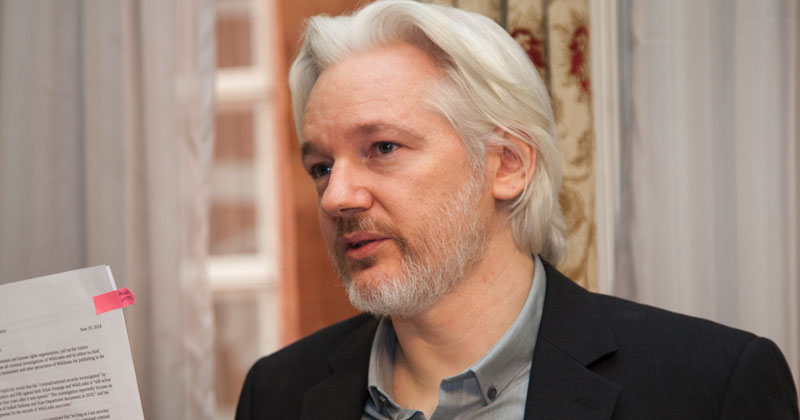
#> input picture exampleNbFiles/labs/lab10/assange.png, 800 x 420 px
$ jupyter execute --allow-errors censorship.ipynb   (shell and % lines are left out)   (older library calls are emulated)
#> lines starting #> are read from the running program, lines starting #| are printed output that depends on the picture
##   `lab10`—Image Manipulation

❖ Objectives

-   Understand how images are represented and manipulated in memory.

### Obscuring Images

[cell 1]
import numpy as np
import matplotlib.pyplot as plt

The moment digital images are created, they are subject to being manipulated, censored, and altered.  This is a source of enormous power for good and ill.  Today we will take a look at how image censorship can be implemented (either to protect individuals' anonymity or to conceal sensitive information).

Several strategies may be used to obscure information such as civilian faces or private data:

- [censor bars](https://infogalactic.com/info/Censor_bars) simply cover the information which needs to be concealed ([famously used by the federal government in released classified documents](http://www.theonion.com/article/cia-realizes-its-been-using-black-highlighters-all-1848))
- [pixelization](https://infogalactic.com/info/Pixelization) censors by dropping the local resolution of the information
- <a href="https://infogalactic.com/info/Fogging_(censorship)">fogging</a> applies a blur effect over an area which yields a smoother appearance than pixelization but has the same effect

<table>
<tr>
<td></td>
<td></td>
</tr>
<tr><td>Censorship via pixelization</td><td>Censorship via fogging</td></tr>
</table>

In this lab, you will implement all three methods as an exercise in image manipulation.

###  Image Data Structure

We will use the `imageio` library function [`imread`](https://docs.scipy.org/doc/scipy-0.14.0/reference/generated/scipy.misc.imread.html) to open an image file as a NumPy array.  Dimensions 0 and 1 of this array represent the 2D layout of the pixels, which are represented either as single values (if greyscale) or a three-element array (if color).

A black-and-white or greyscale image would be represented as follows:

[cell 2]
from imageio import imread,imsave

#> (the rest of this cell did not finish here and is left out)

We will flatten any color images to greyscale to make our subsequent work easier.

[cell 3]
def rgb2gray( rgb ):
    '''
    Convert an array to greyscale.  Code by waspinator.
    '''
    r,g,b = rgb[ :,:,0 ],rgb[ :,:,1 ],rgb[ :,:,2 ]
    gray = 0.2989*r + 0.5870*g + 0.1140*b
    return gray

For representative images, we will use a sequence of pictures of famous whistleblowers:  [Julian Assange](https://en.wikipedia.org/wiki/WikiLeaks), [Edward Snowden](https://en.wikipedia.org/wiki/Edward_Snowden), and [Daniel Ellsberg](https://en.wikipedia.org/wiki/Pentagon_Papers).

Get the dimensions.  For `assange`, the total size can be found using `assange.shape`.  Note that the way they are displayed is _transposed_ relative to the way we think of coördinates:  be careful!

[cell 4]
assange = imread( 'assange.png' )
#> assange is the input picture: shape (420, 800, 3); mean R, G, B 158.8, 135.4, 123
assange = rgb2gray( assange )
#> in rgb2gray, `r,g,b = rgb[ :,:,0 ],rgb[ :,:,1 ],rgb[ :,:,2 ]`:
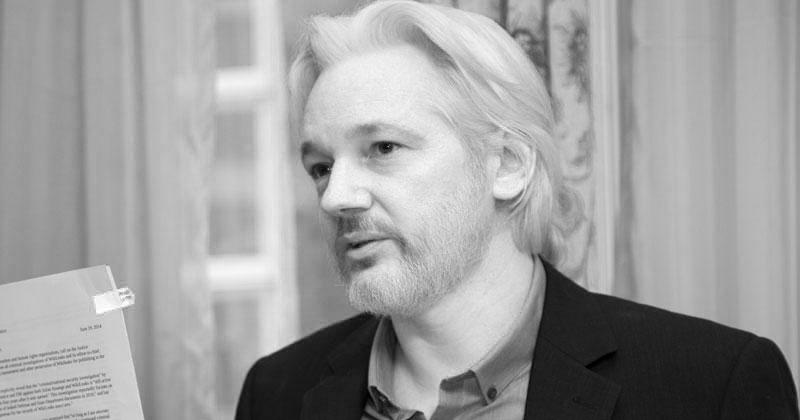
#> r: shape (420, 800); min 0, max 255, mean 158.8
#> in rgb2gray, `r,g,b = rgb[ :,:,0 ],rgb[ :,:,1 ],rgb[ :,:,2 ]`:
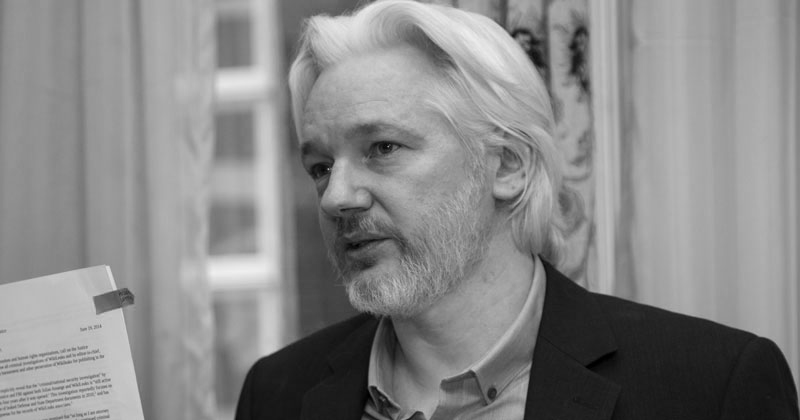
#> g: shape (420, 800); min 0, max 240, mean 135.4
#> in rgb2gray, `r,g,b = rgb[ :,:,0 ],rgb[ :,:,1 ],rgb[ :,:,2 ]`:
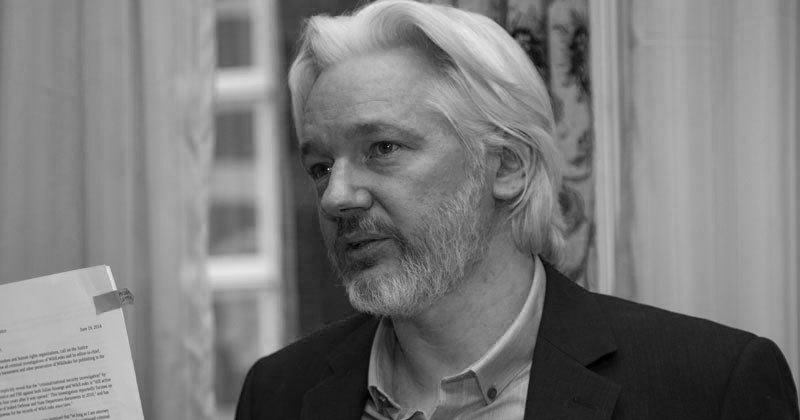
#> b: shape (420, 800); min 0, max 235, mean 123

plt.imshow( assange,cmap="gray" )
plt.show()

print( "(#rows, #columns) = %i,%i = (range of y values, range of x values)" % (assange.shape[0],assange.shape[1] ) )
#| (#rows, #columns) = 420,800 = (range of y values, range of x values)

We will need to specify the coordinates of his face, which is centered at `(375,200)` or alternatively the rectangle from `(300,100)` to `(500,320)`.

> Again, due to `imshow`'s transposition of the displayed array, we are not treating $x$ and $y$ coordinates completely consistently below.  Just be careful and you shouldn't have any trouble.

##  Censor Bars

Applying censor bars to an image is quite straightforward, and just involves blacking out the pixel ranges involved (_i.e._, setting the values to zero).

The function you will compose, `censor`, needs to receive the image (`image`) and a range of pixels to censor (`patch`).  `patch` should be a tuple with four values, `( left,top,height,width )`.

<div class="alert alert-warning">
We are not making the implementation robust, so for instance selecting a range outside of the image range will lead to an <code>IndexError</code>.  (This isn't good for production code, but is fine for a quick-and-dirty implementation like this one.)
</div>

-   Compose a function `censor( image,patch )` which accepts these parameters and returns an image `outimage` with the patch replaced by `0`s.  (Note that black for a greyscale image is different from black for a color image!  How?)

#> (a cell that did not finish here is left out)

#> (a cell that did not finish here is left out)

##  Pixelization

[cell 7]
snowden = imread( 'snowden.png' )
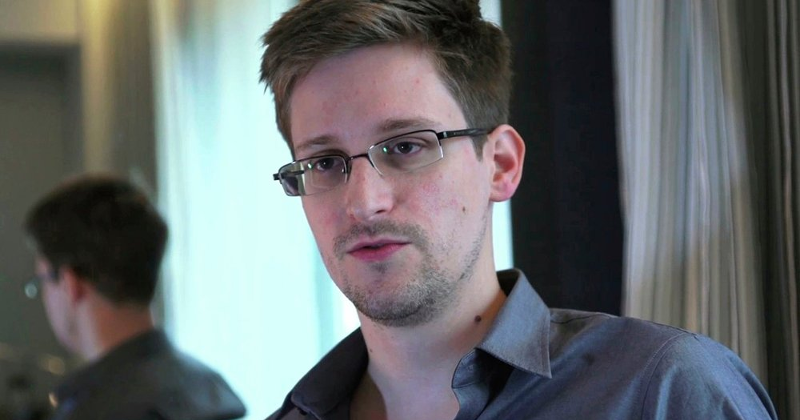
#> input picture exampleNbFiles/labs/lab10/snowden.png, 800 x 420 px
#> snowden is the input picture: shape (420, 800, 4); mean R, G, B, A 103.3, 107, 107.8, 255
snowden = rgb2gray( snowden )
#> in rgb2gray (call 2), `r,g,b = rgb[ :,:,0 ],rgb[ :,:,1 ],rgb[ :,:,2 ]`:
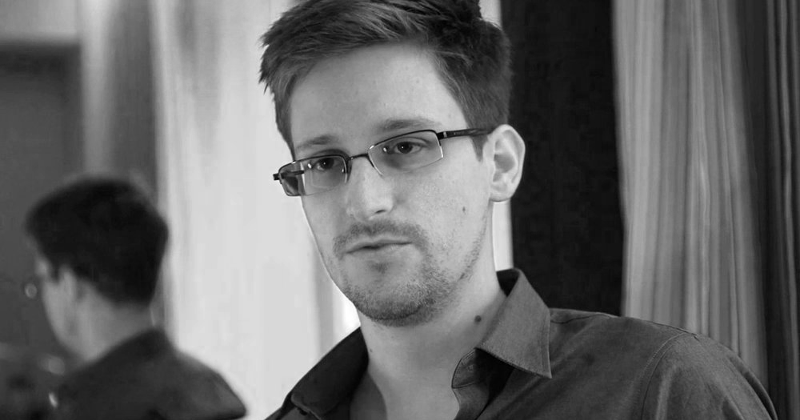
#> r: shape (420, 800); min 0, max 255, mean 103.3
#> in rgb2gray (call 2), `r,g,b = rgb[ :,:,0 ],rgb[ :,:,1 ],rgb[ :,:,2 ]`:
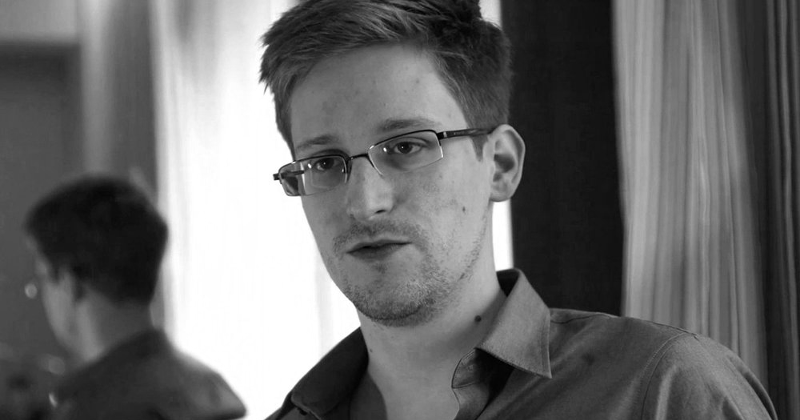
#> g: shape (420, 800); min 0, max 255, mean 107
#> in rgb2gray (call 2), `r,g,b = rgb[ :,:,0 ],rgb[ :,:,1 ],rgb[ :,:,2 ]`:
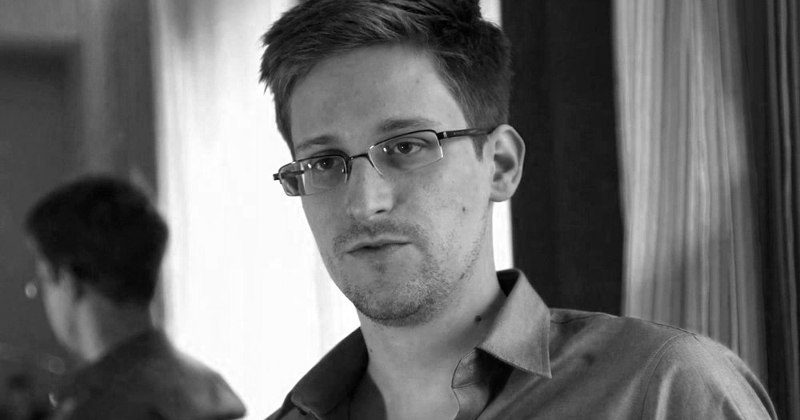
#> b: shape (420, 800); min 0, max 255, mean 107.8

plt.imshow( snowden,cmap="gray" )
plt.show()

print( "(#rows, #columns) = %i,%i = (range of y values, range of x values)" % (snowden.shape[0],snowden.shape[1] ) )
#| (#rows, #columns) = 420,800 = (range of y values, range of x values)

We could proceed one of two ways to pixelate the image.  We could select a portion of the image, scale it down (_resample_ it) and then scale that sector back up to size; or we could simply select successive blocks as giant "pixels" and average the value of the pixels within that block.  Libraries such as [Pillow](https://python-pillow.org/) support the first, but we'll implement the second way since it requires more interesting math of you.

What you will do is select each block and average the values inside of it, then share that average value with all of the pixels in that block.  In the graphic below, as each 2×2 block is selected, it is replaced by the average value, resulting finally in the pixelated block at bottom.

The function you will compose, `pixelate`, needs to receive the image (`image`), a range of pixels to pixelate (`patch`), and a resolution to pixelate to (`res`).  Your result should look like this:

-   Compose a function `pixelate( image,patch,res )` which accepts these parameters and returns an image `outimage` with the patch transformed into `res`$\times$`res`-pixel blocks.  `res` should default to `10`.

#> (a cell that did not finish here is left out)

#> (a cell that did not finish here is left out)

##  Fogging

[cell 10]
ellsberg = imread( 'ellsberg.png' )
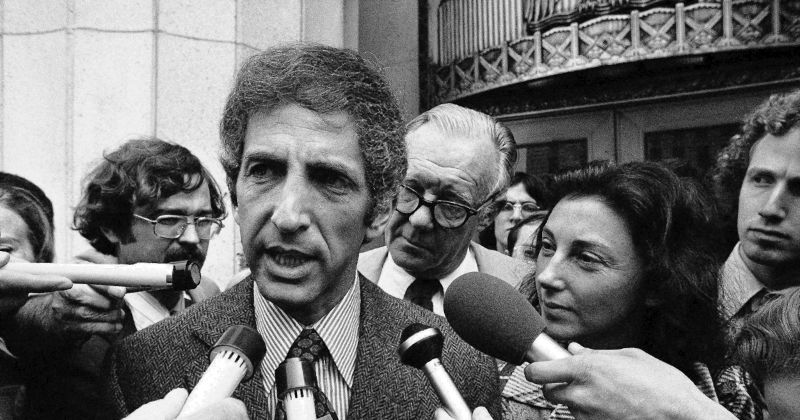
#> input picture exampleNbFiles/labs/lab10/ellsberg.png, 800 x 420 px
#> ellsberg is the input picture: shape (420, 800, 4); mean R, G, B, A 109.8, 109.8, 109.8, 255
ellsberg = rgb2gray( ellsberg )

plt.imshow( ellsberg,cmap="gray" )
plt.show()

print( "(#rows, #columns) = %i,%i = (range of y values, range of x values)" % (ellsberg.shape[0],ellsberg.shape[1] ) )
#| (#rows, #columns) = 420,800 = (range of y values, range of x values)
